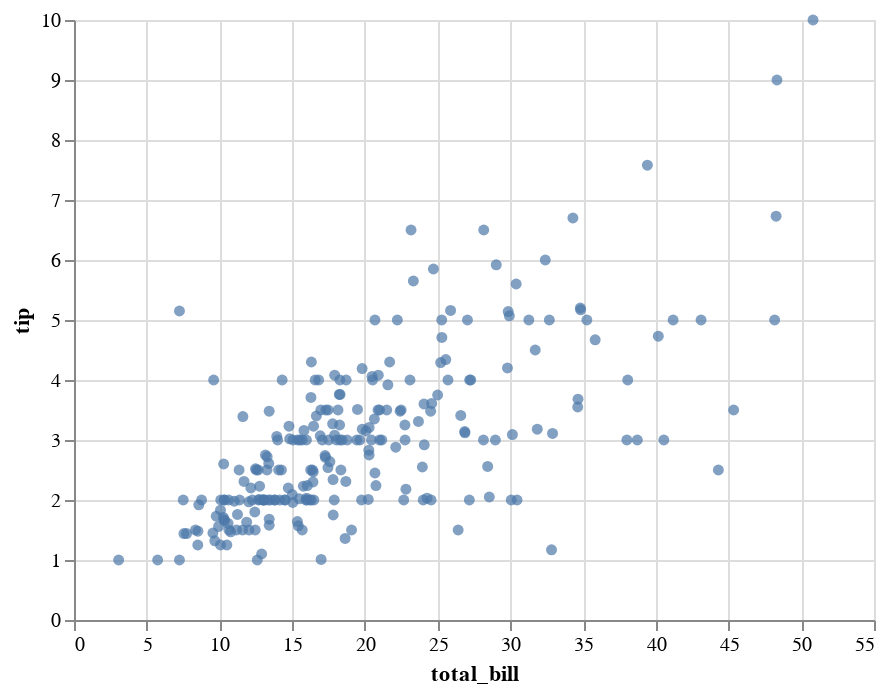

Write notebook code for a chart like this one.
### Code cell
display(salt.scatterplot(x="total_bill", y="tip", data=tips))
ax = sns.scatterplot(x="total_bill", y="tip", data=tips)

### Figure 1 — Vega-Lite specification as saved in the notebook (floating-point values rounded to 4 significant figures; data arrays with more than 128 entries replaced by an {"elided": "..."} marker saying what was removed)
{"$schema": "https://vega.github.io/schema/vega-lite/v2.4.1.json", "config": {"range": {"category": ["rgba(76,114,176,1)", "rgba(221,132,82,1)", "rgba(85,168,104,1)", "rgba(196,78,82,1)", "rgba(129,114,179,1)", "rgba(147,120,96,1)", "rgba(218,139,195,1)", "rgba(140,140,140,1)", "rgba(204,185,116,1)", "rgba(100,181,205,1)"]}, "view": {"height": 300, "width": 400}}, "data": {"values": {"elided": "244 records"}}, "encoding": {"x": {"axis": {"title": "total_bill"}, "field": "total_bill", "type": "quantitative"}, "y": {"axis": {"title": "tip"}, "field": "tip", "type": "quantitative"}}, "mark": {"filled": true, "type": "point"}}
